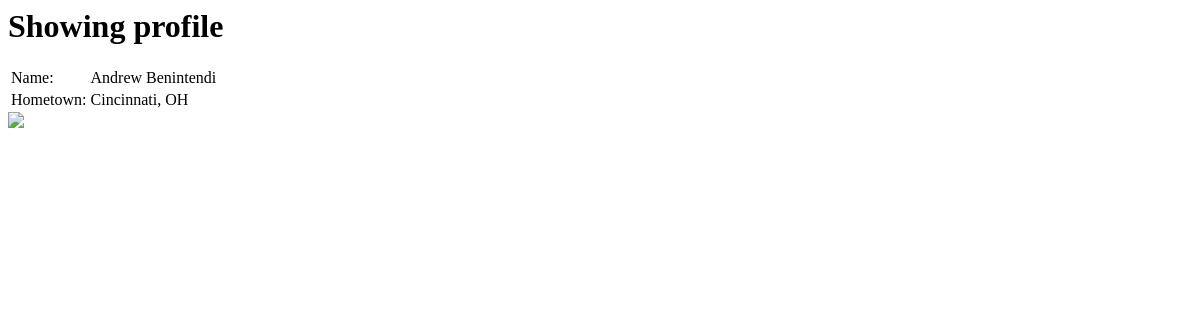
/mini_fb/profile/2, run on an earlier commit of the app's database.
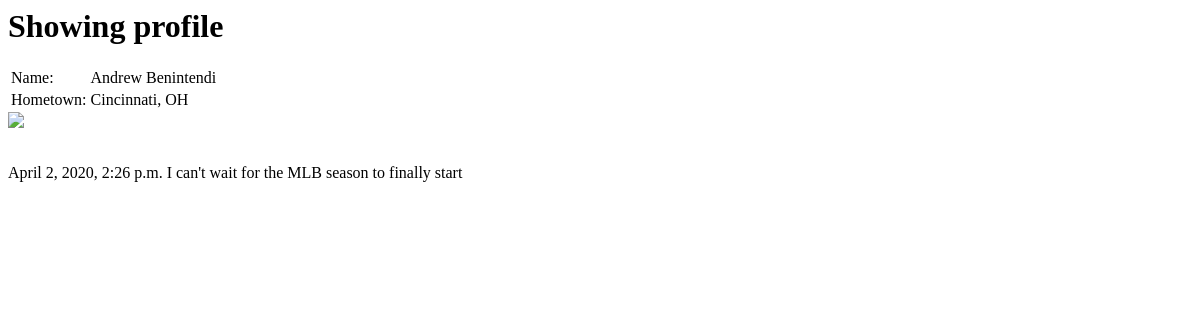
And on a later commit of the database.
### mini_fb/models.py (models this page shows, shortened)
class Profile(models.Model):
    first_name = models.TextField(blank=True)
    last_name = models.TextField(blank=True)
    city = models.TextField(blank=True)
    email_address = models.TextField(blank=True)
    image_url = models.URLField(blank=True)
    def get_status_messages(self):
        status = StatusMessage.objects.filter(profile=self.pk)
        return status

class StatusMessage(models.Model):
    timestamp = models.DateTimeField(auto_now_add=True)
    message = models.TextField(blank=True)
    profile = models.ForeignKey('profile', on_delete=models.CASCADE)

### mini_fb/views.py (the view)
# urls.py: path('profile/<int:pk>', ShowProfilePageView.as_view(), name='show_profile_page'), # generic class-base view
class ShowProfilePageView(DetailView):
    model = Profile
    template_name = 'mini_fb/show_profile_page.html'
    context_object_name = 'show_profile_page'

### mini_fb/templates/mini_fb/show_profile_page.html
<h1>Showing profile</h1>
<body>
<table>
    <tr>
        <td>Name:</td>
        <td>{{show_profile_page.first_name}} {{show_profile_page.last_name}}</a></td>
    </tr>
    <tr>
        <td>Hometown:</td>
        <td>{{show_profile_page.city}}</td>
    </tr>
</table>
<img src="{{show_profile_page.image_url}}" style="max-width: 300;"></a><br><br><br>
{% for status in show_profile_page.get_status_messages %}
    <tr>
        <td align="center">{{status.timestamp}}</td>
        <td align="center">{{status.message}}</td><br>
    </tr>
{% endfor %}
</body>

What changed in the data, as far as the page shows it:
added StatusMessage: timestamp "April 2, 2020, 2:26 p.m.", message "I can't wait for the MLB season to finally start"
